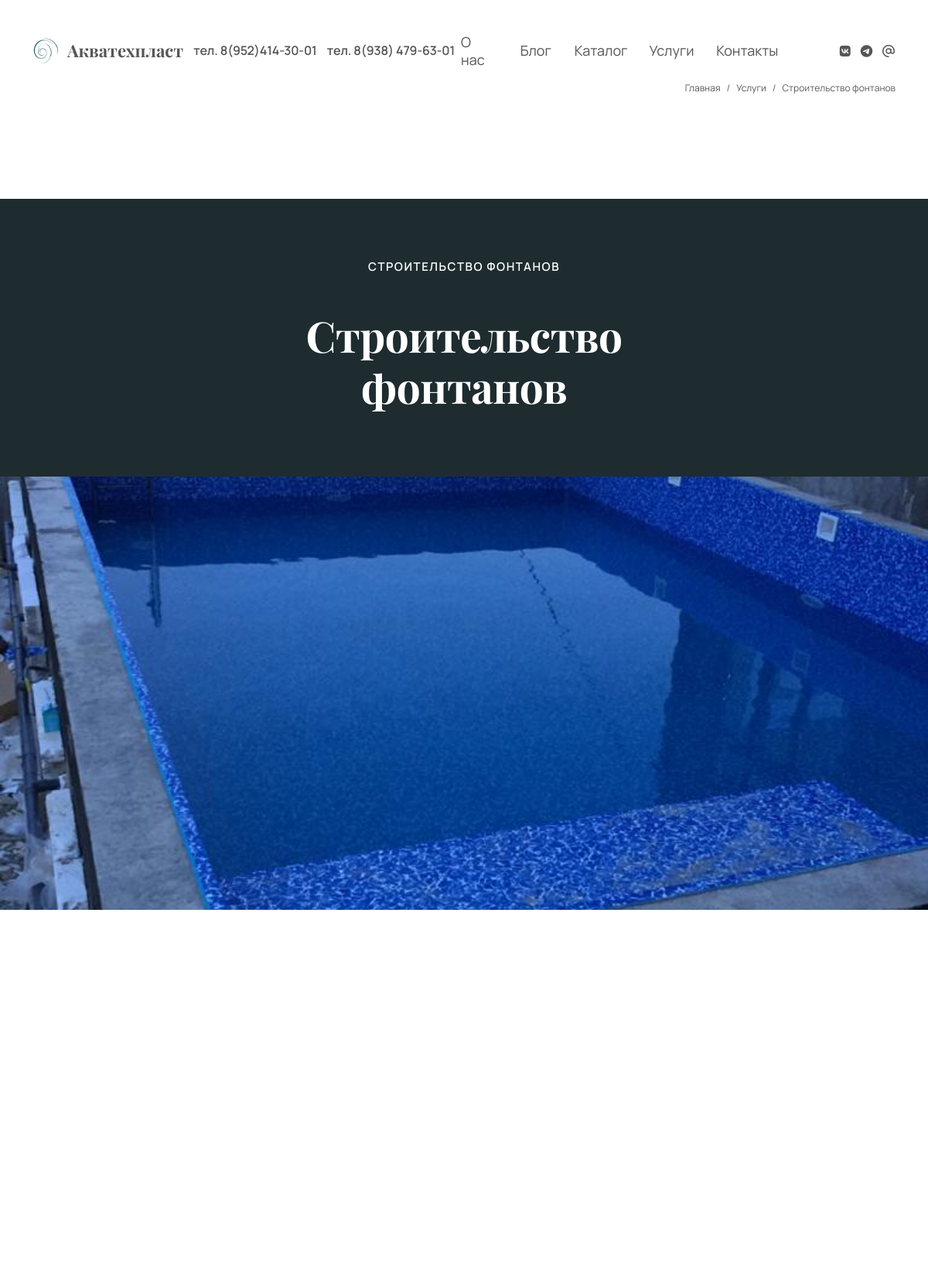
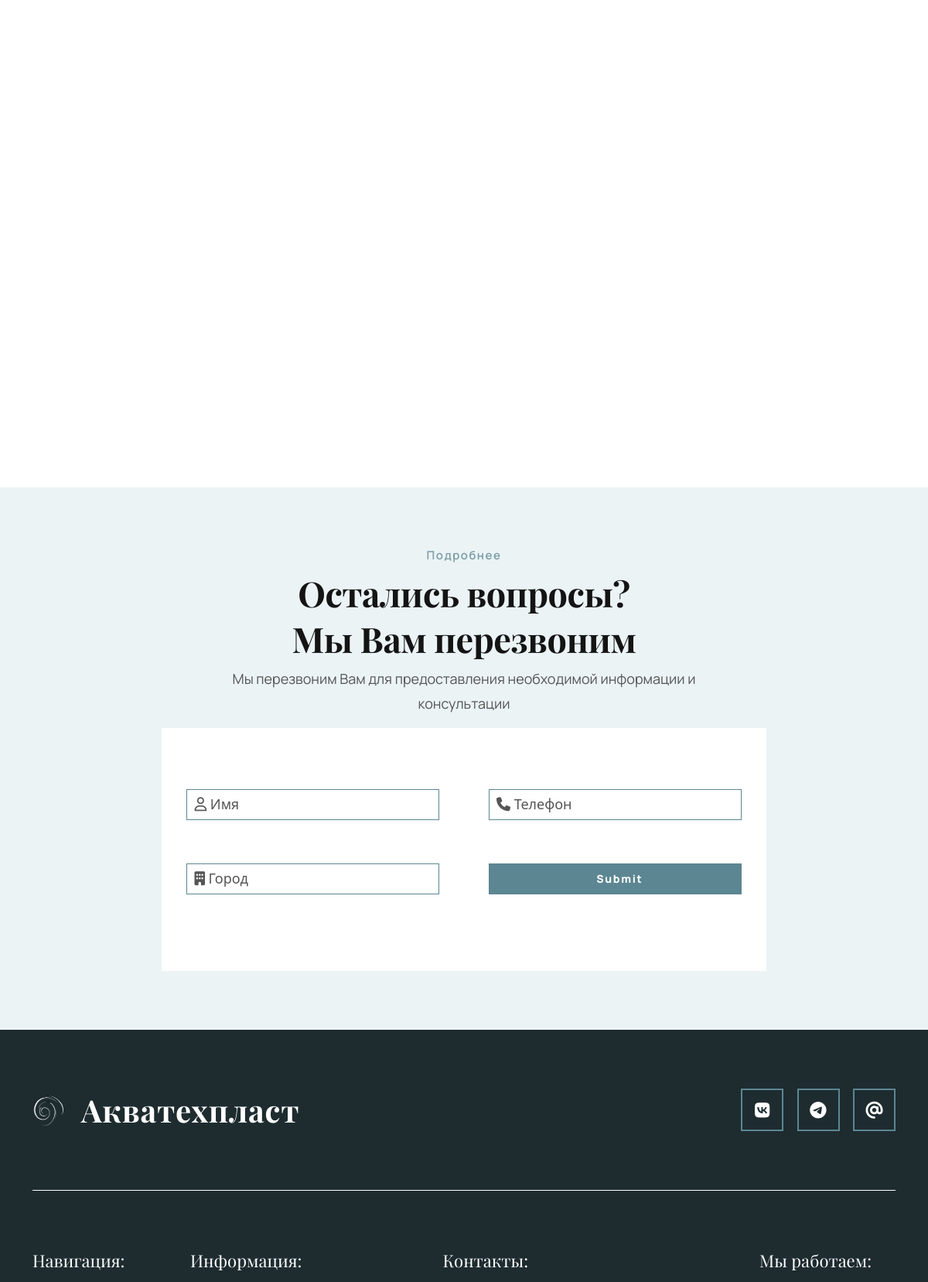
Page /services/7/ (upper part) on the committed database (2 pictures, top to bottom).
### catalog/models.py (models this page shows, shortened)
class ServicesModel(models.Model):
    title = models.CharField( max_length=100,
                             help_text='Название',
                             verbose_name='Не больше 100 символов',
                             )
    subtitle = models.CharField( max_length=300,
                             help_text='Подзаголовок',
                             verbose_name='Краткое описание услуги, не больше 300 символов',
                             )
    includes = models.CharField( max_length=100,
                             help_text='Не больше 100 символов',
                             verbose_name='включает в себя')
    adouts = models.CharField( max_length=100,
                             help_text='Не больше 100 символов',
                             verbose_name='Об услуге')
    methodology = models.JSONField()
    description = models.TextField(verbose_name='Описание',
                                   help_text='Подробное описание услуги')
    image = models.ImageField(upload_to='catalog/services/',
                              verbose_name='Обложка',
                              help_text='Красивое фото используется для оформления обложки страницы с описанием услуги')
    def get_image_url(self):
        if self.image:
            return self.image.url
        return None
    class Meta:
        verbose_name = 'Услуги компании'
        verbose_name_plural = 'Услуги предоставляемые компанией'

### main/views.py (the view)
# urls.py: path('services/<int:pk>/', views.service_detail, name='service_detail'),
def service_detail(request, pk):
    service = get_object_or_404(ServicesModel, pk=pk)
    breadcrumbs = [
        {"name": "Главная", "url": "/"},
        {"name": "Услуги", "url" : f"/services/"},
        {"name": service.title, "url": request.path},
    ]
    return render(request, 'services/services_detail.html', {'service' : service,
                                                             'breadcrumbs' : breadcrumbs})

### templates/services/services_detail.html (shortened to what this page needs)
{% extends "components/base.html" %}
{% load static %}
{% block style %}
    <link rel="stylesheet" href="{% static 'css/blogs.css' %}">
    <link rel="stylesheet" href="{% static 'css/services.css' %}">
{% endblock %}
{% block content %}
    <section class="blogs">
        <div class="container blogs-container">
            <h2 class="cycle-objects-title">{{ service.subtitle }}</h2>
            <h1 class="cycle-objects-subtitle">{{ service.title }}</h1>
        </div>
    </section>
    <section class="service-detail">
        <div class="service-detail-right cycle-objects-img">
            <img src="{{ service.get_image_url }}" alt="{{ service.title }}">
        </div>
        <div class="container">
            <div class="col-xl-6 col-lg-12 service-detail-left">
                <div class="service-detail-steps">
                </div>
            </div>
        </div>
    </section>
    <section class="service-form">
            <h5>Подробнее</h5>
            <h6>Остались вопросы? Мы Вам перезвоним</h6>
            <p>Мы перезвоним Вам для предоставления необходимой информации и консультации</p>
            {% include "components/serviceForm.html" %}
    </section>
{% endblock %}

### templates/components/breadcrumbs.html
{% load static %}
<div class="breadcrumb">
    <div class="container">
        <nav aria-label="breadcrumb">
            <ol class="breadcrumb-list" name="breadcrumb">
                {% for breadcrumb in breadcrumbs %}
                    {% if not forloop.last %}
                        <li class="breadcrumb-item"><a href="{{ breadcrumb.url }}">{{ breadcrumb.name }}</a></li>
                    {% else %}
                        <li class="breadcrumb-item active" aria-current="page">{{ breadcrumb.name }}</li>
                    {% endif %}
                {% endfor %}
            </ol>
        </nav>
    </div>
</div>

### static/css/style.css (style rules this page uses)
.cycle-objects-subtitle { opacity: 0; -webkit-transform: translateY(-20px); -ms-transform: translateY(-20px); transform: translateY(-20px); -webkit-transition: all 0.5s ease; transition: all 0.5s ease; }
.cycle-objects-title { opacity: 0; -webkit-transform: translateY(20px); -ms-transform: translateY(20px); transform: translateY(20px); -webkit-transition: all 0.5s ease; transition: all 0.5s ease; }
.cycle-objects-img { opacity: 0; -webkit-transition: all 0.5s ease; transition: all 0.5s ease; }
.fade-element { opacity: 1; -webkit-transform: translateX(0); -ms-transform: translateX(0); transform: translateX(0); -webkit-transform: translateY(0); -ms-transform: translateY(0); transform: translateY(0); }
* { padding: 0; margin: 0; -webkit-box-sizing: border-box; box-sizing: border-box; }
h1, h2, h3, h4, h5, h6 { font-family: "Play fair"; font-weight: 700; }
p, li, a, input, button { font-family: "Manrope"; font-weight: 400; }
ol, ul, li { list-style: none; }
a { text-decoration: none; border: none; color: rgb(85, 85, 85); }
.breadcrumb { width: 100%; height: 30px; padding-top: 12px; margin-bottom: 0; border-bottom: 1px solid rgb(255, 255, 255); display: -webkit-box; display: -ms-flexbox; display: flex; -webkit-box-align: center; -ms-flex-align: center; align-items: center; font-size: 12px; }
.breadcrumb-list { display: -webkit-box; display: -ms-flexbox; display: flex; -webkit-box-pack: end; -ms-flex-pack: end; justify-content: flex-end; -ms-flex-wrap: wrap; flex-wrap: wrap; }

### static/css/header.css (style rules this page uses)
.cycle-objects-subtitle { opacity: 0; -webkit-transform: translateY(-20px); -ms-transform: translateY(-20px); transform: translateY(-20px); -webkit-transition: all 0.5s ease; transition: all 0.5s ease; }
.cycle-objects-title { opacity: 0; -webkit-transform: translateY(20px); -ms-transform: translateY(20px); transform: translateY(20px); -webkit-transition: all 0.5s ease; transition: all 0.5s ease; }
.cycle-objects-img { opacity: 0; -webkit-transition: all 0.5s ease; transition: all 0.5s ease; }
.fade-element { opacity: 1; -webkit-transform: translateX(0); -ms-transform: translateX(0); transform: translateX(0); -webkit-transform: translateY(0); -ms-transform: translateY(0); transform: translateY(0); }

### static/css/footer.css (style rules this page uses)
.cycle-objects-subtitle { opacity: 0; -webkit-transform: translateY(-20px); -ms-transform: translateY(-20px); transform: translateY(-20px); -webkit-transition: all 0.5s ease; transition: all 0.5s ease; }
.cycle-objects-title { opacity: 0; -webkit-transform: translateY(20px); -ms-transform: translateY(20px); transform: translateY(20px); -webkit-transition: all 0.5s ease; transition: all 0.5s ease; }
.cycle-objects-img { opacity: 0; -webkit-transition: all 0.5s ease; transition: all 0.5s ease; }
.fade-element { opacity: 1; -webkit-transform: translateX(0); -ms-transform: translateX(0); transform: translateX(0); -webkit-transform: translateY(0); -ms-transform: translateY(0); transform: translateY(0); }

### rows in the picture
ServicesModel: name "Строительство фонтанов", subtitle "СТРОИТЕЛЬСТВО ФОНТАНОВ", title "Строительство фонтанов", get_image_url (picture)

### other values in the picture
{{ breadcrumb.name }} "Главная" "Услуги"
